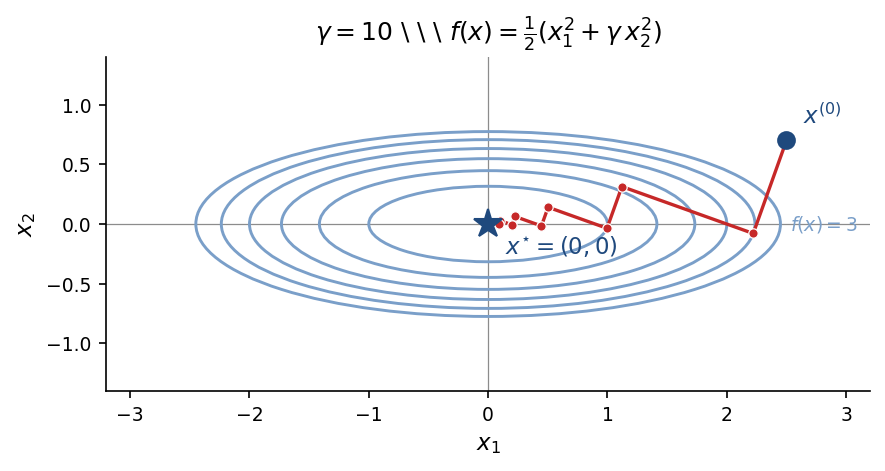

Write the Python code that produced this figure.
"""
gradient_zigzag_quadratic.py
============================
Draw the level curves of the quadratic
    f(x) = (1/2)(x_1^2 + gamma * x_2^2)
and overlay the gradient descent trajectory with exact line search,
illustrating the well-known zigzag phenomenon on badly-conditioned problems.

Usage (from this directory):
    python3 gradient_zigzag_quadratic.py

Output:
    gradient_zigzag_quadratic.png  (~6x5 in, 150 dpi)

The script is self-contained; it only needs numpy and matplotlib.
The default gamma = 10 is the badly-conditioned case shown in slide
"9.3 Comportamiento: bien vs. mal condicionado".
"""
import os
import numpy as np
import matplotlib.pyplot as plt
from matplotlib.patches import Ellipse
from matplotlib.collections import PatchCollection

# --------------------------------------------------------------------------
# Configuration (mirrors the slide's quadratic with gamma = 10)
# --------------------------------------------------------------------------
GAMMA = 10.0            # conditioning: f(x) = 1/2 (x1^2 + gamma * x2^2)
N_STEPS = 9             # number of gradient steps to draw
X_START = (2.5, 0.7)    # initial point (off-axis => real zigzag)
X_LIM = (-3.2, 3.2)     # plot x-range
Y_LIM = (-1.4, 1.4)     # plot y-range
LEVEL_VALUES = [0.5, 1.0, 1.5, 2.0, 2.5, 3.0]  # levels of f to display

# Color palette (mirrors the beamer theme's accentblue / accentred)
COLOR_LEVELS = "#7a9fc9"      # lighter accentblue for level curves
COLOR_TRAJ = "#c62828"        # accentred for trajectory
COLOR_START = "#1f497d"       # accentblue (start marker)
COLOR_OPT = "#1f497d"         # accentblue (optimal point)

# --------------------------------------------------------------------------
# Trajectory: gradient descent with exact line search
# --------------------------------------------------------------------------
def exact_step(x, gamma):
    """One step of gradient descent with exact line search on the quadratic
    f(x) = 1/2 (x1^2 + gamma * x2^2).

    Closed-form:  t* = (x1^2 + gamma^2 x2^2) / (x1^2 + gamma^3 x2^2).
    """
    x1, x2 = x
    t_star = (x1 * x1 + gamma * gamma * x2 * x2) / (x1 * x1 + gamma**3 * x2 * x2 + 1e-30)
    return np.array([x1 * (1.0 - t_star), x2 * (1.0 - gamma * t_star)])


def trajectory(x0, gamma, n_steps):
    pts = [np.asarray(x0, dtype=float)]
    for _ in range(n_steps):
        pts.append(exact_step(pts[-1], gamma))
    return np.array(pts)


# --------------------------------------------------------------------------
# Plot
# --------------------------------------------------------------------------
def make_figure():
    fig, ax = plt.subplots(figsize=(6, 4), dpi=150)

    # --- Level curves: ellipses x1^2 + gamma x2^2 = 2c ---
    for c in LEVEL_VALUES:
        # semi-axes of the ellipse x1^2 / a^2 + x2^2 / b^2 = 1 with
        # x1^2 + gamma x2^2 = 2c  =>  a = sqrt(2c),  b = sqrt(2c/gamma)
        a = np.sqrt(2.0 * c)
        b = np.sqrt(2.0 * c / GAMMA)
        e = Ellipse(
            (0.0, 0.0), width=2 * a, height=2 * b,
            facecolor="none", edgecolor=COLOR_LEVELS, linewidth=1.4, zorder=1,
        )
        ax.add_patch(e)
        # label the outermost ellipse
        if c == LEVEL_VALUES[-1]:
            ax.text(a + 0.08, 0.0, f"$f(x) = {c:g}$",
                    color=COLOR_LEVELS, fontsize=9, va="center", ha="left")

    # --- Trajectory ---
    pts = trajectory(X_START, GAMMA, N_STEPS)
    ax.plot(pts[:, 0], pts[:, 1],
            color=COLOR_TRAJ, linewidth=1.6, zorder=3,
            marker="o", markersize=4.5, markerfacecolor=COLOR_TRAJ,
            markeredgecolor="white", markeredgewidth=0.6,
            label="descenso por gradiente")

    # Start marker
    ax.plot(pts[0, 0], pts[0, 1], "o",
            color=COLOR_START, markersize=8, zorder=4)
    ax.annotate(r"$x^{(0)}$", xy=pts[0], xytext=(8, 8),
                textcoords="offset points",
                fontsize=11, color=COLOR_START)

    # Optimal point
    ax.plot(0, 0, "*", color=COLOR_OPT, markersize=14, zorder=4)
    ax.annotate(r"$x^{\star} = (0,0)$", xy=(0, 0), xytext=(8, -14),
                textcoords="offset points",
                fontsize=11, color=COLOR_OPT)

    # --- Axes / cosmetics ---
    ax.axhline(0, color="0.55", linewidth=0.6, zorder=0)
    ax.axvline(0, color="0.55", linewidth=0.6, zorder=0)
    ax.set_xlim(*X_LIM)
    ax.set_ylim(*Y_LIM)
    ax.set_aspect("equal", adjustable="box")
    ax.set_xlabel(r"$x_1$", fontsize=11)
    ax.set_ylabel(r"$x_2$", fontsize=11)
    ax.set_title(
        rf"$\gamma = {GAMMA:g}$ \ \ \ "
        rf"$f(x) = \frac{{1}}{{2}}(x_1^2 + \gamma\,x_2^2)$",
        fontsize=12, pad=8,
    )
    ax.tick_params(axis="both", labelsize=9)
    for spine in ("top", "right"):
        ax.spines[spine].set_visible(False)

    plt.tight_layout()
    out = os.path.join(os.path.dirname(os.path.abspath(__file__)),
                       "gradient_zigzag_quadratic.png")
    fig.savefig(out, dpi=150, bbox_inches="tight")
    print(f"Wrote {out}")
    return out


if __name__ == "__main__":
    make_figure()
